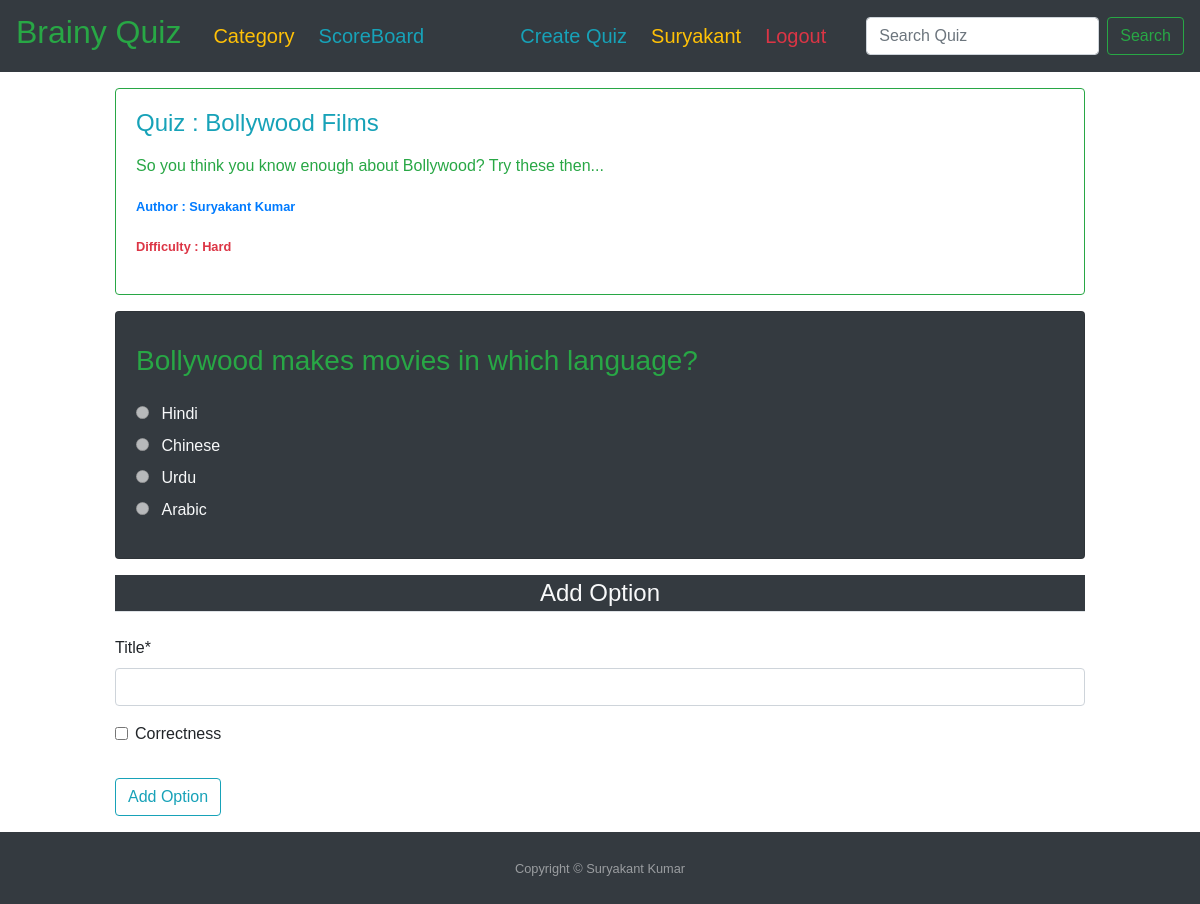
Screenshot of /quiz/35/question/59/option/create/ (signed in) with the database file from the repository.
### quiz/models.py (models this page shows, shortened)
class Quiz(models.Model):
    difficulty_choices = [
        ('H', 'Hard'),
        ('M', 'Medium'),
        ('E', 'Easy')
    ]
    title = models.CharField(max_length=200)
    description = models.TextField(max_length=1000, blank=True, null=True)
    average_score = models.IntegerField(default=0, blank=True, null=True)
    difficulty = models.CharField(max_length=10, choices=difficulty_choices, default='F')
    date_posted = models.DateTimeField(default=timezone.now)
    author = models.ForeignKey(User, null=False, blank=False, on_delete=models.CASCADE)
    category = models.ForeignKey(Category, null=False, blank=False, on_delete=models.CASCADE)
    class Meta:
        ordering = ['-date_posted']

class Question(models.Model):
    title = models.CharField(max_length=400, blank=False, null=False)
    quiz = models.ForeignKey(Quiz, null=False, blank=False, on_delete=models.CASCADE)
    class Meta:
        ordering = ['title']

class Option(models.Model):
    title = models.CharField(max_length=400, blank=False, null=False)
    correctness = models.BooleanField(default=False, null=False)
    question = models.ForeignKey(Question, null=False, blank=False, on_delete=models.CASCADE)
    def __str__(self):
        return '%s' % self.title

### quiz/views.py (the view)
# urls.py: path('quiz/<int:quiz_id>/question/<int:question_id>/option/create/', views.option_create_view,
@login_required
def option_create_view(request, quiz_id, question_id):
    quiz_object = get_object_or_404(Quiz, pk=quiz_id)
    question_object = get_object_or_404(Question, pk=question_id)
    option_objects = Option.objects.filter(question__id=question_id).select_related('question')
    if request.user != quiz_object.author:
        messages.success(request, f"You don't have permission to create options for Selected Question.")
        return redirect('/')
    form = CreateOptionModelForm(request.POST or None)
    form.instance.question = question_object
    if form.is_valid():
        form.save()
        if option_objects.count() < 4:
            form = CreateOptionModelForm()
        else:
            return redirect('question-feature-ext', quiz_id=quiz_object.id)
    template_name = 'quiz/option_create.html'
    context = {"form": form,
               "question": question_object,
               "related_quiz": quiz_object,
               "option_list": option_objects}
    return render(request, template_name, context)

### quiz/forms.py
class CreateOptionModelForm(forms.ModelForm):
    class Meta:
        model = Option
        fields = ['title', 'correctness']

### quiz/templates/quiz/option_create.html (shortened to what this page needs)
{% extends 'base.html' %}
{% load crispy_forms_tags %}
{% block content %}
<div class="col-12 col-md-10 mb-3 mx-auto mt-3">
    <div class="card border-success mb-3">
        <div class="card-body text-success">
            <h4 class="card-title text-info">
                Quiz : {{ related_quiz.title }}
            </h4>
            <p class="card-text">
                {{ related_quiz.description|linebreaks }}
            </p>
            <p><small class="text-primary"><b>
                        Author : {{ related_quiz.author.first_name }} {{ related_quiz.author.last_name }}
                    </b></small></p>
            <p><small class="text-danger"><b>
                        Difficulty : {{ related_quiz.get_difficulty_display }}
                    </b></small></p>
        </div>
    </div>
    <div>
        <div class="card bg-dark text-light mb-1">
            <div class="card-body">
                <div class="mb-2">
                    <h4 class="card-title text-info">
                        <h3 class="card-text mb-4 text-success">
                            {{ question.title }}
                        </h3>
                        {% for option in option_list %}
                        {% if question.id == option.question.id %}
                        <div>
                            <input type="radio" class="mr-2" disabled>
                            <label>{{ option }}</label>
                        </div>
                        {% endif %}
                        {% endfor %}
                    </h4>
                </div>
            </div>
        </div>
    </div>
</div>
<div class="col-12 col-md-10 mb-3 mx-auto mt-3">
    <form method="POST">
        <fieldset class="form-group ">
            <legend class="border-bottom mb-4 bg-dark text-light text-center">Add Option
            </legend>
            {{ form|crispy }}
        </fieldset>
        <div class="form-group">
            <button class="btn btn-outline-info" type="submit">Add Option</button>
        </div>
    </form>
</div>
{% endblock %}

### templates/navbar.html (shortened to what this page needs)
<nav style="font-family: Comic Sans MS, cursive, sans-serif;" class="navbar navbar-dark bg-dark navbar-expand-lg">
    <a class="navbar-brand text-success mr-4" href="/">
        <h2>Brainy Quiz</h2>
    </a>
    <div class="collapse navbar-collapse" id="navbarSupportedContent">
        <ul class="navbar-nav mr-auto">
            <li class="nav-item active">
                <a class="nav-link mr-2 pb-0 text-warning" href="{% url 'category-list' %}">
                    <h5>Category</h5>
                </a>
            </li>
            <li class="nav-item active">
                <a class="nav-link mr-2 pb-0 text-info" href="{% url 'scoreboard' %}">
                    <h5>ScoreBoard</h5>
                </a>
            </li>
        </ul>
        <div class="navbar-nav mr-4">
            {% if user.is_authenticated %}
                <a class="nav-item nav-link active text-info pb-0 mr-2" href="{% url 'quiz-create' %}">
                    <h5>Create
                        Quiz</h5>
                </a>
                <a class="nav-item nav-link active text-warning pb-0 mr-2" href="{% url 'profile' %}">
                    <h5>{{ user.first_name }}</h5>
                </a>
                <a class="nav-item nav-link active text-danger pb-0 mr-2" href="{% url 'logout' %}">
                    <h5>Logout</h5>
                </a>
            {% endif %}
        </div>
        <div>
            <form class="form-inline my-2 my-lg-0" method="get" action="/search/">
                <input class="form-control mr-sm-2" type="text" id="q" name="q" placeholder="Search Quiz"
                       aria-label="Search"/>
                <a href="{% url 'search' %}">
                    <button class="btn btn-outline-success my-2 my-sm-0" type="submit">Search</button>
                </a>
            </form>
        </div>
    </div>
</nav>

### rows the page displays
Quiz: title "Bollywood Films", description "So you think you know enough about Bollywood? Try these then...", author.first_name "Suryakant", author.last_name "Kumar", difficulty "Hard"
Question: title "Bollywood makes movies in which language?"
Option: title "Hindi"
Option: title "Chinese"
Option: title "Urdu"
Option: title "Arabic"

### other values shown
{{ user.first_name }} "Suryakant"
